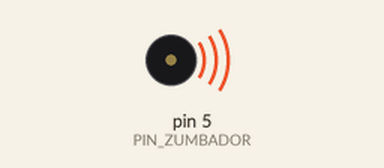
This sketch was run on a simulated Arduino Uno, built with avr-gcc and run on an emulated ATmega328P. On the bench: buzzer (waves = sounding).

Above: at 0.1 s.
Timing chart, 0 to 1.6 s (numbered marks = the images above):
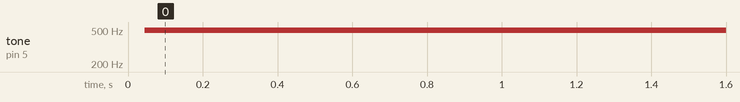

Measured:
- by itself, tone on pin 5 (PIN_ZUMBADOR): silent → 496 Hz at 0.05 s

The sketch:

_7.2.2_-_Sonido_manual_base.ino
```cpp
/*
Curso de Arduino

Generando Sonido manualmente

Conexiones
Zumbador a pin 5

by JAVacasM

revisado by chute (2017/11/16)
 */

/* ==== Includes - Librerias==== */
/* ====  END Includes ==== */

/* ==== Defines - Constantes ==== */
#define PIN_ZUMBADOR 5
#define N_REPETICIONES 500
/* ==== END Defines ==== */

/* ==== Variables Globales ==== */
/* ==== END Global Variables ==== */

/* ==== Funciones a usar - Prototipos ==== */
/* ==== END Prototipos ==== */

/* ==== Setup - Configuracion ==== */
void setup() {
  pinMode(PIN_ZUMBADOR, OUTPUT);
}
/* ==== END Setup ==== */

/* ==== Loop - Codigo que se repite==== */
void loop() {
  int espera=1;
  for(int i = 0 ;i < N_REPETICIONES/espera; i++){
    digitalWrite(PIN_ZUMBADOR, LOW);
    delay(espera);
    digitalWrite(PIN_ZUMBADOR, HIGH);
    delay(espera);
  }
}

/* ==== End Loop ==== */

/* ==== Funciones ==== */
/* ==== END Functions ==== */
```
